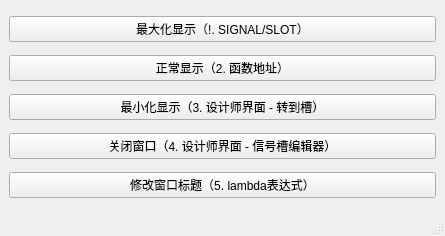
<?xml version="1.0" encoding="UTF-8"?>
<ui version="4.0">
 <class>MainWindow</class>
 <widget class="QMainWindow" name="MainWindow">
  <property name="geometry">
   <rect>
    <x>0</x>
    <y>0</y>
    <width>445</width>
    <height>236</height>
   </rect>
  </property>
  <property name="windowTitle">
   <string>信号槽的5种连接方式</string>
  </property>
  <widget class="QWidget" name="centralwidget">
   <layout class="QVBoxLayout" name="verticalLayout">
    <item>
     <widget class="QPushButton" name="btnMax">
      <property name="text">
       <string>最大化显示（!. SIGNAL/SLOT）</string>
      </property>
     </widget>
    </item>
    <item>
     <widget class="QPushButton" name="btnNormal">
      <property name="text">
       <string>正常显示（2. 函数地址）</string>
      </property>
     </widget>
    </item>
    <item>
     <widget class="QPushButton" name="btnMin">
      <property name="text">
       <string>最小化显示（3. 设计师界面 - 转到槽）</string>
      </property>
     </widget>
    </item>
    <item>
     <widget class="QPushButton" name="btnClose">
      <property name="text">
       <string>关闭窗口（4. 设计师界面 - 信号槽编辑器）</string>
      </property>
     </widget>
    </item>
    <item>
     <widget class="QPushButton" name="btnUpdate">
      <property name="text">
       <string>修改窗口标题（5. lambda表达式）</string>
      </property>
     </widget>
    </item>
   </layout>
  </widget>
  <widget class="QMenuBar" name="menubar">
   <property name="geometry">
    <rect>
     <x>0</x>
     <y>0</y>
     <width>445</width>
     <height>22</height>
    </rect>
   </property>
  </widget>
  <widget class="QStatusBar" name="statusbar"/>
 </widget>
 <resources/>
 <connections>
  <connection>
   <sender>btnClose</sender>
   <signal>clicked()</signal>
   <receiver>MainWindow</receiver>
   <slot>close()</slot>
   <hints>
    <hint type="sourcelabel">
     <x>304</x>
     <y>205</y>
    </hint>
    <hint type="destinationlabel">
     <x>304</x>
     <y>157</y>
    </hint>
   </hints>
  </connection>
 </connections>
</ui>
